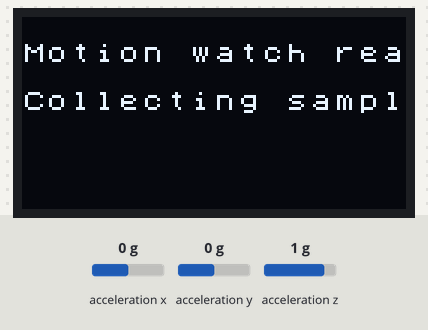
A sketch run on a simulated ESP32. Shown: 128×64 one-colour display. Wiring (inferred from the names in the program): MPU-6050 motion sensor at I2C address 0x68. Inputs (shaded band) come from the test bench; at power-on: acceleration x 0 g, acceleration y 0 g, acceleration z 1 g. What the sketch prints to the serial monitor is not drawn.

Above: at 0.4 s.
At 4.4 s:
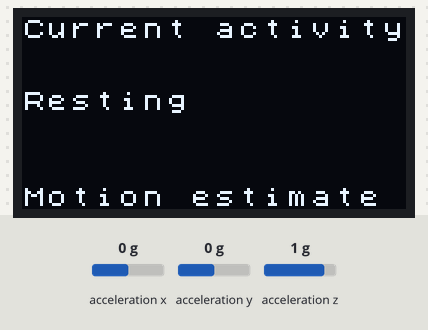

The sketch:

esp32_motion_demo.ino
```cpp
// Tiny 3-class motion classifier using an MPU-6050 and GME12864 (SSD1315) over I2C.
#include "motion_model.h"
#include <Wire.h>
#include <U8g2lib.h>

constexpr int SAMPLE_HZ = 25;
constexpr int WINDOW_SAMPLES = 50;
constexpr int AXES = 3;
constexpr int I2C_SDA = 14; // Default AI-Thinker ESP32-CAM wiring; change if needed.
constexpr int I2C_SCL = 15;
constexpr uint8_t MPU_ADDR = 0x68; // AD0 low; use 0x69 if AD0 is high.
constexpr uint8_t MPU_REG_DATA = 0x3B;
constexpr float ACCEL_LSB_PER_G = 16384.0f; // ±2 g range
float samples[AXES][WINDOW_SAMPLES];
U8X8_SSD1315_128X64_NONAME_HW_I2C display(U8X8_PIN_NONE, I2C_SCL, I2C_SDA);
int candidateClass = -1;
int candidateCount = 0;
int shownClass = -1;

void showActivity(uint8_t id, bool changed) {
  display.clearDisplay();
  display.setFont(u8x8_font_chroma48medium8_r);
  display.drawString(0, 0, changed ? "Activity changed" : "Current activity");
  display.drawString(0, 3, motion_labels[id]);
  display.drawString(0, 7, "Motion estimate only");
}

bool writeMpuRegister(uint8_t reg, uint8_t value) {
  Wire.beginTransmission(MPU_ADDR);
  Wire.write(reg); Wire.write(value);
  return Wire.endTransmission() == 0;
}

bool beginMpu6050() {
  Wire.begin(I2C_SDA, I2C_SCL);
  Wire.setClock(100000);
  Wire.beginTransmission(MPU_ADDR);
  Wire.write(0x75); // WHO_AM_I
  if (Wire.endTransmission(false) != 0 || Wire.requestFrom(MPU_ADDR, (uint8_t)1) != 1) return false;
  if (Wire.read() != 0x68) return false;
  // Wake, enable a 44 Hz low-pass filter, sample at 25 Hz, select ±2 g.
  return writeMpuRegister(0x6B, 0x00) && writeMpuRegister(0x1A, 0x03) &&
         writeMpuRegister(0x19, 39) && writeMpuRegister(0x1C, 0x00);
}

// Return acceleration in g for one sample.
bool readAccelerometerG(float &x, float &y, float &z) {
  Wire.beginTransmission(MPU_ADDR);
  Wire.write(MPU_REG_DATA);
  if (Wire.endTransmission(false) != 0 || Wire.requestFrom(MPU_ADDR, (uint8_t)6) != 6) return false;
  int16_t rawX = (int16_t)((Wire.read() << 8) | Wire.read());
  int16_t rawY = (int16_t)((Wire.read() << 8) | Wire.read());
  int16_t rawZ = (int16_t)((Wire.read() << 8) | Wire.read());
  x = rawX / ACCEL_LSB_PER_G;
  y = rawY / ACCEL_LSB_PER_G;
  z = rawZ / ACCEL_LSB_PER_G;
  return true;
}

bool computeFeatures(const float data[AXES][WINDOW_SAMPLES], float *f) {
  float mag[WINDOW_SAMPLES], mean[3] = {0,0,0}, var[3] = {0,0,0};
  float magMean = 0;
  for (int i=0; i<WINDOW_SAMPLES; ++i) {
    for (int a=0; a<3; ++a) mean[a] += data[a][i] / WINDOW_SAMPLES;
    mag[i] = sqrtf(data[0][i]*data[0][i] + data[1][i]*data[1][i] + data[2][i]*data[2][i]);
    magMean += mag[i] / WINDOW_SAMPLES;
  }
  for (int a=0; a<3; ++a) {
    for (int i=0; i<WINDOW_SAMPLES; ++i) { float d=data[a][i]-mean[a]; var[a]+=d*d/WINDOW_SAMPLES; }
    f[a] = sqrtf(var[a]);
  }
  float centered[WINDOW_SAMPLES], magVar=0;
  for(int i=0;i<WINDOW_SAMPLES;++i) { centered[i]=mag[i]-magMean; magVar+=centered[i]*centered[i]; }
  f[3]=sqrtf(magVar/WINDOW_SAMPLES); f[4]=magMean;
  int crossings=0;
  for(int i=0;i<WINDOW_SAMPLES-1;++i) if(centered[i]<=0 && centered[i+1]>0) ++crossings;
  f[5]=(float)crossings;
  float denom=magVar+1e-9f, best=-1e9f;
  for(int lag=5;lag<=12;++lag) {
    float sum=0; for(int i=0;i<WINDOW_SAMPLES-lag;++i) sum+=centered[i]*centered[i+lag];
    float acf=sum/denom; if(acf>best) best=acf;
  }
  f[6]=best;
  return true;
}

void setup() {
  Serial.begin(115200);
  delay(300);
  if (!beginMpu6050()) {
    Serial.println("MPU-6050 not found. Check power, SDA/SCL, and address.");
    while (true) delay(1000);
  }
  display.setI2CAddress(0x3C * 2); // Common address; change to 0x3D if your module uses it.
  display.begin();
  display.clearDisplay();
  display.setFont(u8x8_font_chroma48medium8_r);
  display.drawString(0, 1, "Motion watch ready");
  display.drawString(0, 3, "Collecting samples");
  Serial.println("Ready; waiting for stable activity estimate.");
}

void loop() {
  static unsigned long nextSample=millis();
  const unsigned long period=1000/SAMPLE_HZ;
  for(int i=0;i<WINDOW_SAMPLES;++i) {
    while((long)(millis()-nextSample)<0) delay(1);
    nextSample += period;
    float x,y,z;
    if(!readAccelerometerG(x,y,z)) { delay(1000); return; }
    samples[0][i]=x; samples[1][i]=y; samples[2][i]=z;
  }
  float features[7]; computeFeatures(samples,features);
  uint8_t id=predictMotion(features);
  if ((int)id == candidateClass) ++candidateCount;
  else { candidateClass = id; candidateCount = 1; }
  if (candidateCount >= 2 && shownClass != candidateClass) {
    bool changed = shownClass >= 0;
    shownClass = candidateClass;
    showActivity(shownClass, changed);
    Serial.print(changed ? "NOTIFICATION: Activity changed to " : "Activity detected: ");
    Serial.println(motion_labels[shownClass]);
  }
}
```

motion_model.h
```cpp
// Generated by train_motion_model.py. Features: std_x/y/z, mag_std/mean, crossings, acf_peak.
#pragma once
#include <stdint.h>
#define MOTION_NODE_COUNT 21
#define MOTION_CLASS_COUNT 3
static const int16_t motion_left[MOTION_NODE_COUNT] = {1,-1,3,4,5,6,-1,-1,-1,10,-1,-1,13,14,-1,-1,17,-1,19,-1,-1};
static const int16_t motion_right[MOTION_NODE_COUNT] = {2,-1,12,9,8,7,-1,-1,-1,11,-1,-1,16,15,-1,-1,18,-1,20,-1,-1};
static const int8_t motion_feature[MOTION_NODE_COUNT] = {3,-2,3,2,1,0,-2,-2,-2,0,-2,-2,5,3,-2,-2,1,-2,2,-2,-2};
static const float motion_threshold[MOTION_NODE_COUNT] = {0.03124519f,-2.0f,0.1190307f,0.2062469f,0.2109004f,0.2022035f,-2.0f,-2.0f,-2.0f,0.1617595f,-2.0f,-2.0f,4.5f,0.2189387f,-2.0f,-2.0f,0.0906655f,-2.0f,0.09350047f,-2.0f,-2.0f};
static const uint8_t motion_prediction[MOTION_NODE_COUNT] = {0,2,0,0,0,0,0,0,1,1,1,1,1,0,0,1,1,0,1,0,1};
static const char* const motion_labels[MOTION_CLASS_COUNT] = {"Walking","Running","Resting"};
static inline uint8_t predictMotion(const float* f) {
  int n = 0;
  while (motion_left[n] != -1) n = (f[motion_feature[n]] <= motion_threshold[n]) ? motion_left[n] : motion_right[n];
  return motion_prediction[n];
}
```

Measured:
- what the display in image 0 shows lasts 4.0 s, from 0.4 s to 4.4 s
